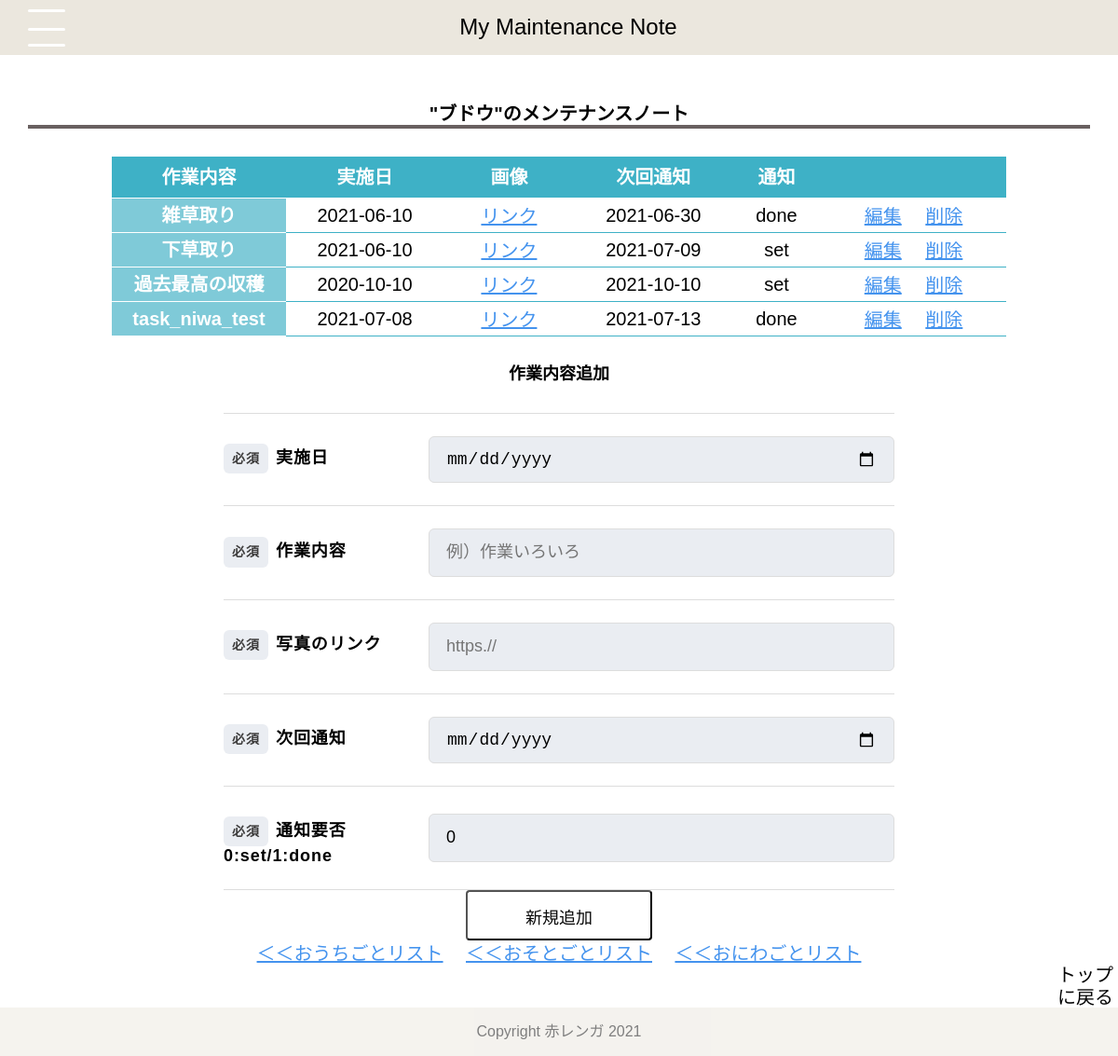
Page /tasklist_niwa/64 on the committed database.
### tables this page shows
CREATE TABLE "items" (
	"id"	INTEGER,
	"ios_id"	INTEGER,
	"item"	TEXT,
	"table_name"	TEXT,
	PRIMARY KEY("id" AUTOINCREMENT)
);

CREATE TABLE "budou" (
	"taskid"	INTEGER,
	"item_id"	INTEGER,
	"date"	DATE,
	"task"	TEXT,
	"photo"	TEXT,
	"notice"	DATE,
	"nt_id"	INTEGER,
	PRIMARY KEY("taskid" AUTOINCREMENT)
);

### app.py (the view)
@app.route("/tasklist_niwa/<int:id>")
def tasklist_niwa(id):
    conn = sqlite3.connect("maintenance.db")
    c = conn.cursor()
    c.execute("select id from items where id = ?" , (id,))
    id = c.fetchone()[0]
    c.execute("select item from items where id = ?" , (id,))
    item = c.fetchone()[0]
    c.execute("select table_name from items where id = ?" , (id,))
    table_name = c.fetchone()[0]
    c.execute("select taskid, date, task, photo, notice, nt_id from %s" % (table_name))
    tasklist = []
    task_list = []
    for row in c.fetchall():
        tasklist = dict({"taskid":row[0],"date":row[1], "task":row[2],"photo":row[3],"notice":row[4],"nt_id":row[5]})
        if tasklist["nt_id"] == 1:
            tasklist["nt_id"] = "done"
        else:
            tasklist["nt_id"] = "set"
        task_list.append(tasklist)
    c.close()
    return render_template("tasklist_niwa.html" , task_list = task_list, table_name = table_name, item = item, id = id)

### templates/tasklist_niwa.html
{% extends 'base.html' %}
{% block content %}
<h2>"{{item}}"のメンテナンスノート</h2>
<table class="table_list" width="80%">
    <thead>
        <tr>
            <th>作業内容</th>
            <th>実施日</th>
            <th>画像</th>
            <th>次回通知</th>
            <th>通知</th>
            <th></th>
        </tr>
    </thead>
    {% for item in task_list %}
    <tbody>
        <tr>
            <th label="作業内容"><p>{{item["task"]}}</p></th>
            <td label="実施日　"><p>{{item["date"]}}</p></td>
            <td label="画像"><p><a href="{{item['photo']}}" class="btn4">リンク</a></p></td>
            <td label="次回通知"><p>{{item["notice"]}}</p></td>
            <td label="通知"><p>{{item["nt_id"]}}</p></td>
            <td>
                <div class="btn_top">
                    <a href="/edit/tasklist_niwa/{{id}}/{{item['taskid']}}" class="btn4">編集</a>
                    <a href="/del/tasklist_niwa/{{id}}/{{item['taskid']}}" onclick="return confirm('削除しますか？')" class="btn4">削除</a>
                </div>
            </td>
        </tr>
    </tbody>
    {% endfor %}
</table>
<form action="/add/tasklist_niwa/{{id}}" method="POST">
        <h3>作業内容追加</h3>
    <div class="Form">
        <div class="Form-Item">
            <p class="Form-Item-Label isMsg"><span class="Form-Item-Label-Required">必須</span>実施日</p>
            <input name="date" type="date" class="Form-Item-Input" placeholder="例）2021/1/23">
        </div>
        <div class="Form-Item">
            <p class="Form-Item-Label"><span class="Form-Item-Label-Required">必須</span>作業内容</p>
            <input name="task" type="text" class="Form-Item-Input" placeholder="例）作業いろいろ">
        </div>
        <div class="Form-Item">
            <p class="Form-Item-Label isMsg"><span class="Form-Item-Label-Required">必須</span>写真のリンク</p>
            <input name="photo" type="url" class="Form-Item-Input" placeholder="https.//">
        </div>
        <div class="Form-Item">
            <p class="Form-Item-Label isMsg"><span class="Form-Item-Label-Required">必須</span>次回通知</p>
            <input name="notice" type="date" class="Form-Item-Input" placeholder="例）2021/1/23">
        </div>
        <div class="Form-Item">
            <p class="Form-Item-Label isMsg"><span class="Form-Item-Label-Required">必須</span>通知要否<br>0:set/1:done</p>
            <input name="nt_id" type="integer" value="0" class="Form-Item-Input">
        </div>
    </div>
<div>
    <button type="submit" class="btn1">新規追加</button>
</div>
</form>
<div class="btn_top">
    <a href="/list/uti" class="btn4">＜＜おうちごとリスト</a>
    <a href="/list/soto" class="btn4">＜＜おそとごとリスト</a>
    <a href="/list/niwa" class="btn4">＜＜おにわごとリスト</a>
</div>
<div class="btn_top1">
    <a href="/index" type="button" class="btn5">トップに戻る</a>
</div>
{% endblock %}

### static/css/style.css (style rules this page uses)
html { overflow-y: scroll; }
body, h1, h2, h3, h4, h5, p, ul, ol, li, dl, dt, dd { margin: 0px; padding: 0px; }
body { background: #fff; text-align: center; font-size: 16px; line-height: 1.2; min-width: 100%; -webkit-text-size-adjust: 100%; }
a { outline: none; color: inherit; text-decoration: none; }
body { font-family: "Noto Sans Japanese", "ヒラギノ角ゴ Pro W3", "Hiragino Kaku Gothic Pro", "ヒラギノ角ゴ ProN W3", "Hiragino Kaku Gothic ProN", "游ゴシック", YuGothic, "メイリオ", "Meiryo", "HGPｺﾞｼｯｸM", "Osaka", "ＭＳ Ｐゴシック", sans-serif, Century Gothic, Arial; }
body { height: 800px; }
p { text-align: center; font-size: 20px; }
a { color:black; padding: 10px 10px; display: inline-block; font-size: 24px; }
h2 { font-size: 20px; margin: 30px; text-align:center; border-bottom: solid 4px rgb(105, 96, 96); }
h3 { font-size: 18px; text-align:center; margin: 30px; }
table { table-layout: auto; margin-left: auto; margin-right: auto; border-radius: 16px; }
table th { font-size: 20px; padding: 0; }
td { font-size: 20px; }
.table_list { border-collapse: collapse; }
.table_list thead th { background: #3EB1C6; padding: 10px 15px; border-bottom:#FFF solid 1px; color:#FFF; }
.table_list tbody th { background:#7fcad8; color:#FFF; padding: 2px;px 15px; border-bottom:#FFF solid 1px; vertical-align:middle; }
.table_list tbody tr:last-child th { border-bottom:#FFF solid 1px; }
.table_list tbody td { background:#FFF; padding:5px 15px; border-bottom:#3EB1C6 solid 1px; vertical-align:middle; }
form { margin-top: 20px; margin-left: auto; margin-right: auto; max-width: 720px; }
.Form { margin-top: 20px; margin-left: auto; margin-right: auto; max-width: 720px; }
.Form-Item { border-top: 1px solid #ddd; padding-top: 24px; padding-bottom: 24px; width: 100%; display: flex; align-items: center; }
.Form-Item:nth-child(5) { border-bottom: 1px solid #ddd; }
.Form-Item-Label { width: 100%; max-width: 180px; letter-spacing: 0.05em; font-weight: bold; font-size: 18px; text-align: left; }
.Form-Item-Label.isMsg { margin-top: 8px; margin-bottom: auto; }
.Form-Item-Label-Required { border-radius: 6px; margin-right: 8px; padding-top: 8px; padding-bottom: 8px; width: 48px; display: inline-block; text-align: center; background: #eaedf2; color: rgb(61, 60, 60); font-size: 14px; }
.Form-Item-Input { border: 1px solid #ddd; border-radius: 6px; margin-left: 40px; padding-left: 1em; padding-right: 1em; height: 48px; flex: 1; width: 100%; background: #eaedf2; font-size: 18px; }
.btn1 { display: inline-block; width: 200px; height: 54px; text-align: center; text-decoration: none; line-height: 54px; outline: none; background-color:white; color: rgb(10, 10, 10); font-size: 18px; border-radius: 4px; }
.btn_top { text-align: center; }
.btn_top1 { text-align: right; }
.btn4 { height: 20px; font-size: 20px; border-radius: 8px; color: rgb(68, 147, 238); text-align: center; text-decoration: underline; padding: 2px 10px; }
.btn5 { width: 70px; height: 36px; font-size: 20px; border-radius: 8px; color: rgb(5, 5, 5); text-align: center; padding: 0; }

### rows in the picture
items: item "ブドウ"
budou: task "雑草取り", date "2021-06-10", notice "2021-06-30", nt_id "done"
budou: task "下草取り", date "2021-06-10", notice "2021-07-09", nt_id "set"
budou: task "過去最高の収穫", date "2020-10-10", notice "2021-10-10", nt_id "set"
budou: task "task_niwa_test", date "2021-07-08", notice "2021-07-13", nt_id "done"
